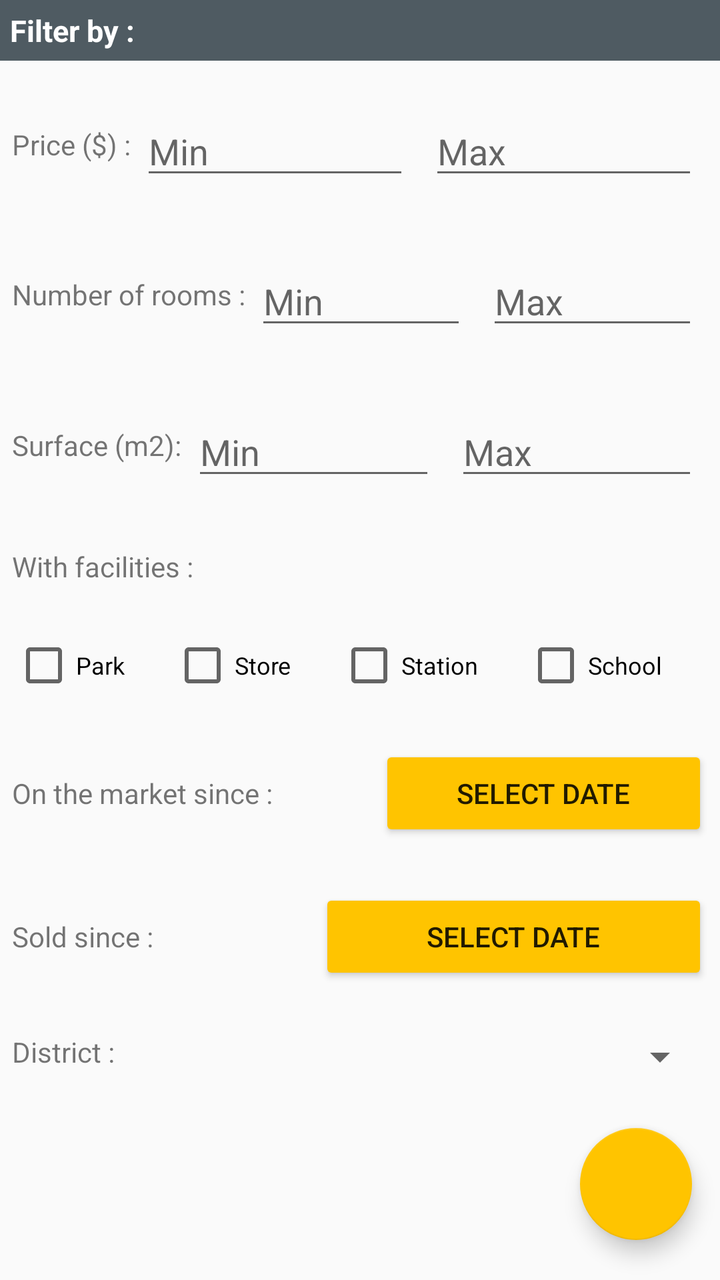
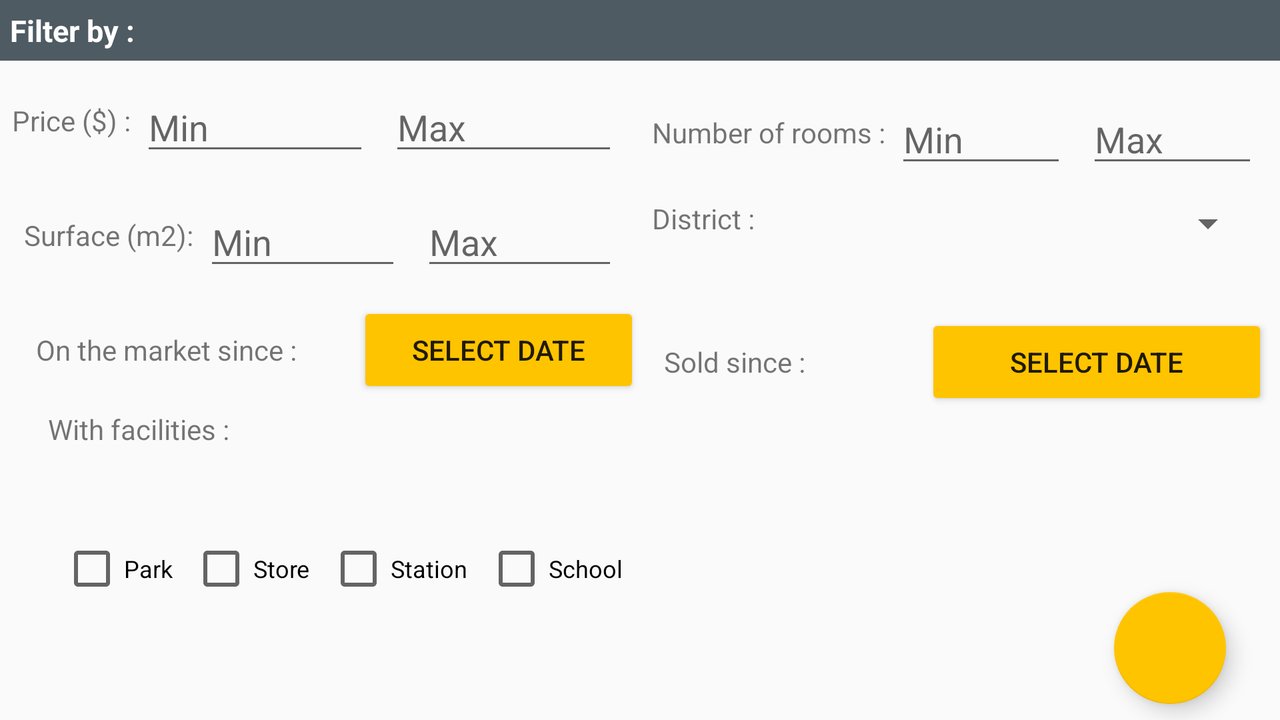

First picture: res/layout/ on a phone held upright. Second picture: the repository's own variant of that layout, on a device whose configuration matches the variant's folder. Source for both follows.
<!-- AndroidManifest.xml: application theme AppTheme -->
<!-- res/layout/fragment_search.xml -->
<?xml version="1.0" encoding="utf-8"?>
<androidx.constraintlayout.widget.ConstraintLayout
    xmlns:android="http://schemas.android.com/apk/res/android"
    xmlns:app="http://schemas.android.com/apk/res-auto"
    xmlns:tools="http://schemas.android.com/tools"
    android:layout_width="match_parent"
    android:layout_height="match_parent"
    tools:context=".UI.Fragment.Search.SearchFragment">

    <TextView
        android:id="@+id/search_property_filter_tv"
        android:layout_width="match_parent"
        android:layout_height="wrap_content"
        android:layout_marginBottom="8dp"
        android:background="@color/primaryLightColor"
        android:padding="@dimen/details_view_padding_text_section"
        android:text="Filter by :"
        android:textColor="@color/primaryTextColor"
        android:textSize="@dimen/details_view_text_section_size"
        android:textStyle="bold"
        app:layout_constraintEnd_toEndOf="parent"
        app:layout_constraintStart_toStartOf="parent"
        app:layout_constraintTop_toTopOf="parent"></TextView>

    <LinearLayout
        android:id="@+id/linear_Layout_price"
        android:layout_width="match_parent"
        android:layout_height="wrap_content"
        android:layout_margin="@dimen/search_margin_between_linear_layout"
        android:orientation="horizontal"
        app:layout_constraintBottom_toTopOf="@+id/linear_layout_nbr_of_room"
        app:layout_constraintEnd_toEndOf="parent"
        app:layout_constraintStart_toStartOf="parent"
        app:layout_constraintTop_toBottomOf="@id/search_property_filter_tv">

        <TextView
            android:id="@+id/search_property_price_between_tv"
            android:layout_width="wrap_content"
            android:layout_height="wrap_content"
            android:text="Price ($) :"></TextView>

        <EditText
            android:id="@+id/search_property_price_min_values_et"
            android:layout_width="wrap_content"
            android:layout_height="wrap_content"
            android:layout_margin="5dp"
            android:layout_weight="1"
            android:ems="10"
            android:maxEms="10"
            android:hint="Min"
            android:inputType="number"></EditText>

        <EditText
            android:id="@+id/search_property_price_max_values_et"
            android:layout_width="wrap_content"
            android:layout_height="wrap_content"
            android:layout_margin="5dp"
            android:layout_weight="1"
            android:ems="10"
            android:maxEms="10"
            android:hint="Max"
            android:inputType="number"></EditText>
    </LinearLayout>


    <LinearLayout
        android:id="@+id/linear_layout_nbr_of_room"
        android:layout_width="match_parent"
        android:layout_height="wrap_content"
        android:orientation="horizontal"
        android:layout_margin="@dimen/search_margin_between_linear_layout"
        app:layout_constraintStart_toStartOf="parent"
        app:layout_constraintEnd_toEndOf="parent"
        app:layout_constraintBottom_toTopOf="@id/linear_Layout_surface"
        app:layout_constraintTop_toBottomOf="@id/linear_Layout_price">
        <TextView
            android:id="@+id/search_property_nbr_of_room_between_tv"
            android:layout_width="wrap_content"
            android:layout_height="wrap_content"
            android:text="Number of rooms :"></TextView>
        <EditText
            android:id="@+id/search_property_room_nbr_min_values_et"
            android:layout_width="wrap_content"
            android:layout_height="wrap_content"
            android:layout_weight="1"
            android:layout_margin="5dp"
            android:ems="10"
            android:maxEms="10"
            android:hint="Min"
            android:inputType="number"></EditText>
        <EditText
            android:id="@+id/search_property_room_nbr_max_values_et"
            android:layout_width="wrap_content"
            android:layout_height="wrap_content"
            android:layout_weight="1"
            android:layout_margin="5dp"
            android:ems="10"
            android:maxEms="10"
            android:hint="Max"
            android:inputType="number"></EditText>
    </LinearLayout>


    <LinearLayout
        android:id="@+id/linear_Layout_surface"
        android:layout_width="match_parent"
        android:layout_height="wrap_content"
        android:orientation="horizontal"
        android:layout_margin="@dimen/search_margin_between_linear_layout"
        app:layout_constraintStart_toStartOf="parent"
        app:layout_constraintEnd_toEndOf="parent"
        app:layout_constraintBottom_toTopOf="@id/search_property_facilities_tv"
        app:layout_constraintTop_toBottomOf="@id/linear_layout_nbr_of_room">
        <TextView
            android:id="@+id/search_property_surface_between_tv"
            android:layout_width="wrap_content"
            android:layout_height="wrap_content"
            android:text="Surface (m2):"></TextView>

        <EditText
            android:id="@+id/search_property_surface_min_values_et"
            android:layout_width="wrap_content"
            android:layout_height="wrap_content"
            android:layout_weight="1"
            android:layout_margin="5dp"
            android:ems="10"
            android:maxEms="10"
            android:hint="Min"
            android:inputType="number"></EditText>

        <EditText
            android:id="@+id/search_property_surface_max_values_et"
            android:layout_width="wrap_content"
            android:layout_height="wrap_content"
            android:layout_weight="1"
            android:layout_margin="5dp"
            android:ems="10"
            android:maxEms="10"
            android:hint="Max"
            android:inputType="number"></EditText>
    </LinearLayout>


    <TextView
        android:id="@+id/search_property_facilities_tv"
        android:layout_width="match_parent"
        android:layout_height="wrap_content"
        android:layout_margin="@dimen/search_margin_between_linear_layout"
        android:text="With facilities :"
        app:layout_constraintEnd_toEndOf="parent"
        app:layout_constraintStart_toStartOf="parent"
        app:layout_constraintBottom_toTopOf="@id/linear_layout_checkbox"
        app:layout_constraintTop_toBottomOf="@id/linear_Layout_surface" />

    <LinearLayout
        android:id="@+id/linear_layout_checkbox"
        android:layout_width="match_parent"
        android:layout_height="wrap_content"
        android:orientation="horizontal"
        android:gravity="center"
        android:layout_margin="@dimen/search_margin_between_linear_layout"
        app:layout_constraintStart_toStartOf="parent"
        app:layout_constraintEnd_toEndOf="parent"
        app:layout_constraintBottom_toTopOf="@id/linear_Layout_entry_date"
        app:layout_constraintTop_toBottomOf="@id/search_property_facilities_tv">
        <CheckBox
            android:id="@+id/checkBox_park"
            android:layout_width="wrap_content"
            android:layout_height="wrap_content"
            android:layout_weight="1"
            android:text="Park"
            android:textSize="12sp"></CheckBox>
        <CheckBox
            android:id="@+id/checkBox_store"
            android:layout_width="wrap_content"
            android:layout_height="wrap_content"
            android:layout_weight="1"
            android:text="Store"
            android:textSize="12sp"></CheckBox>
        <CheckBox
            android:id="@+id/checkBox_station"
            android:layout_width="wrap_content"
            android:layout_height="wrap_content"
            android:layout_weight="1"
            android:text="Station"
            android:textSize="12sp"></CheckBox>
        <CheckBox
            android:id="@+id/checkBox_school"
            android:layout_width="wrap_content"
            android:layout_height="wrap_content"
            android:layout_weight="1"
            android:text="School"
            android:textSize="12sp"></CheckBox>
    </LinearLayout>


    <LinearLayout
        android:id="@+id/linear_Layout_entry_date"
        android:layout_width="match_parent"
        android:layout_height="wrap_content"
        android:layout_margin="@dimen/search_margin_between_linear_layout"
        android:gravity="center_horizontal"
        android:orientation="horizontal"
        app:layout_constraintEnd_toEndOf="parent"
        app:layout_constraintStart_toStartOf="parent"
        app:layout_constraintBottom_toTopOf="@id/linear_Layout_sold_date"
        app:layout_constraintTop_toBottomOf="@+id/linear_layout_checkbox">
        <TextView
            android:id="@+id/search_property_entry_date_tv"
            android:layout_width="wrap_content"
            android:layout_height="wrap_content"
            android:layout_weight="1"
            android:text="On the market since :" />
        <Button
            android:id="@+id/search_property_entry_date_min_values_et"
            android:layout_width="wrap_content"
            android:layout_height="wrap_content"
            android:layout_weight="1"
            android:backgroundTint="@color/secondaryColor"
            android:text="Select date"></Button>
    </LinearLayout>


    <LinearLayout
        android:id="@+id/linear_Layout_sold_date"
        android:layout_width="match_parent"
        android:layout_height="wrap_content"
        android:layout_margin="@dimen/search_margin_between_linear_layout"
        android:gravity="center_horizontal"
        android:orientation="horizontal"
        app:layout_constraintEnd_toEndOf="parent"
        app:layout_constraintStart_toStartOf="parent"
        app:layout_constraintTop_toBottomOf="@+id/linear_Layout_entry_date"
        app:layout_constraintBottom_toTopOf="@id/linearLayout2">
        <TextView
            android:id="@+id/search_property_sold_date_tv"
            android:layout_width="wrap_content"
            android:layout_height="wrap_content"
            android:layout_weight="1"
            android:text="Sold since :" />
        <Button
            android:id="@+id/search_property_sold_date_min_values_et"
            android:layout_width="wrap_content"
            android:layout_height="wrap_content"
            android:layout_weight="1"
            android:backgroundTint="@color/secondaryColor"
            android:text="Select date"></Button>
    </LinearLayout>


    <LinearLayout
        android:id="@+id/linearLayout2"
        android:layout_width="match_parent"
        android:layout_height="wrap_content"
        android:layout_margin="@dimen/search_margin_between_linear_layout"
        android:gravity="center_horizontal"
        android:orientation="horizontal"
        app:layout_constraintEnd_toEndOf="parent"
        app:layout_constraintStart_toStartOf="parent"
        app:layout_constraintTop_toBottomOf="@+id/linear_Layout_sold_date"
        app:layout_constraintBottom_toTopOf="@id/search_property_action_btn">
        <TextView
            android:id="@+id/search_property_district_tv"
            android:layout_width="wrap_content"
            android:layout_height="wrap_content"
            android:layout_weight="1"
            android:text="District :" />
        <Spinner
            android:id="@+id/search_property_district_sp"
            android:layout_width="wrap_content"
            android:layout_height="wrap_content"
            android:layout_weight="1"
            android:gravity="center"></Spinner>
    </LinearLayout>


    <com.google.android.material.floatingactionbutton.FloatingActionButton
        android:id="@+id/search_property_action_btn"
        android:layout_width="wrap_content"
        android:layout_height="wrap_content"
        android:layout_marginTop="@dimen/search_margin_between_linear_layout"
        android:layout_marginBottom="8dp"
        android:src="@drawable/ic_search_white_24dp"
        android:tint="@android:color/black"
        app:layout_constraintBottom_toBottomOf="parent"
        app:layout_constraintEnd_toEndOf="parent"
        app:layout_constraintHorizontal_bias="0.954"
        app:layout_constraintStart_toStartOf="parent"
        app:layout_constraintTop_toBottomOf="@+id/linearLayout2"
        app:layout_constraintVertical_bias="1.0"></com.google.android.material.floatingactionbutton.FloatingActionButton>

</androidx.constraintlayout.widget.ConstraintLayout>
<!-- resources referenced by this layout -->
<resources>
  <color name="primaryLightColor">#4f5b62</color>
  <color name="primaryTextColor">#ffffff</color>
  <color name="secondaryColor">#ffc400</color>
  <!-- from res/values-xxhdpi/ -->
  <dimen name="details_view_padding_text_section">5dp</dimen>
  <!-- from res/values-xxhdpi/ -->
  <dimen name="details_view_text_section_size">15sp</dimen>
  <!-- from res/values-xxhdpi/ -->
  <dimen name="search_margin_between_linear_layout">6dp</dimen>
  <style name="AppTheme" parent="Theme.AppCompat.Light.NoActionBar">
          
          <item name="colorPrimary">@color/primaryColor</item>
          <item name="colorPrimaryDark">@color/primaryDarkColor</item>
          <item name="colorAccent">@color/secondaryColor</item>
      </style>
  <color name="primaryColor">#263238</color>
  <color name="primaryDarkColor">#000a12</color>
</resources>
<!-- res/layout-land/fragment_search.xml (the repository's variant of the layout above) -->
<!-- drawn on the phone turned sideways -->
<?xml version="1.0" encoding="utf-8"?>
<androidx.constraintlayout.widget.ConstraintLayout
    xmlns:android="http://schemas.android.com/apk/res/android"
    xmlns:app="http://schemas.android.com/apk/res-auto"
    xmlns:tools="http://schemas.android.com/tools"
    android:layout_width="match_parent"
    android:layout_height="match_parent"
    tools:context=".UI.Fragment.Search.SearchFragment">

    <TextView
        android:id="@+id/search_property_filter_tv"
        android:layout_width="match_parent"
        android:layout_height="wrap_content"
        android:layout_marginBottom="8dp"
        android:background="@color/primaryLightColor"
        android:padding="@dimen/details_view_padding_text_section"
        android:text="Filter by :"
        android:textColor="@color/primaryTextColor"
        android:textSize="@dimen/details_view_text_section_size"
        android:textStyle="bold"
        app:layout_constraintEnd_toEndOf="parent"
        app:layout_constraintStart_toStartOf="parent"
        app:layout_constraintTop_toTopOf="parent"
        app:layout_constraintBottom_toTopOf="@id/linear_Layout_price"></TextView>


    <LinearLayout
        android:id="@+id/linear_Layout_price"
        android:layout_width="0dp"
        android:layout_height="wrap_content"
        android:layout_margin="@dimen/search_margin_between_linear_layout"
        android:orientation="horizontal"
        tools:layout_editor_absoluteX="0dp"
        tools:layout_editor_absoluteY="20dp"
        app:layout_constraintStart_toStartOf="parent"
        app:layout_constraintEnd_toStartOf="@id/linear_layout_nbr_of_room"
        app:layout_constraintTop_toBottomOf="@id/search_property_filter_tv">

        <TextView
            android:id="@+id/search_property_price_between_tv"
            android:layout_width="wrap_content"
            android:layout_height="wrap_content"
            android:text="Price ($) :"></TextView>

        <EditText
            android:id="@+id/search_property_price_min_values_et"
            android:layout_width="wrap_content"
            android:layout_height="wrap_content"
            android:layout_margin="5dp"
            android:layout_weight="1"
            android:ems="10"
            android:hint="Min"
            android:inputType="number"
            android:maxEms="10"></EditText>

        <EditText
            android:id="@+id/search_property_price_max_values_et"
            android:layout_width="wrap_content"
            android:layout_height="wrap_content"
            android:layout_margin="5dp"
            android:layout_weight="1"
            android:ems="10"
            android:hint="Max"
            android:inputType="number"
            android:maxEms="10"></EditText>

    </LinearLayout>


    <TextView
        android:id="@+id/search_property_facilities_tv"
        android:layout_width="290dp"
        android:layout_height="30dp"
        android:layout_margin="@dimen/search_margin_between_linear_layout"
        android:text="With facilities :"
        app:layout_constraintStart_toStartOf="@+id/linear_Layout_entry_date"
        app:layout_constraintTop_toBottomOf="@+id/linear_Layout_entry_date" />

    <LinearLayout
        android:id="@+id/linear_layout_nbr_of_room"
        android:layout_width="0dp"
        android:layout_height="wrap_content"
        android:layout_margin="@dimen/search_margin_between_linear_layout"
        android:orientation="horizontal"
        app:layout_constraintEnd_toEndOf="parent"
        app:layout_constraintStart_toEndOf="@id/linear_Layout_price"
        app:layout_constraintTop_toTopOf="@+id/linear_Layout_price">

        <TextView
            android:id="@+id/search_property_nbr_of_room_between_tv"
            android:layout_width="wrap_content"
            android:layout_height="wrap_content"
            android:text="Number of rooms :"></TextView>

        <EditText
            android:id="@+id/search_property_room_nbr_min_values_et"
            android:layout_width="wrap_content"
            android:layout_height="wrap_content"
            android:layout_margin="5dp"
            android:layout_weight="1"
            android:ems="10"
            android:hint="Min"
            android:inputType="number"
            android:maxEms="10"></EditText>

        <EditText
            android:id="@+id/search_property_room_nbr_max_values_et"
            android:layout_width="wrap_content"
            android:layout_height="wrap_content"
            android:layout_margin="5dp"
            android:layout_weight="1"
            android:ems="10"
            android:hint="Max"
            android:inputType="number"
            android:maxEms="10"></EditText>
    </LinearLayout>


    <LinearLayout
        android:id="@+id/linear_layout_checkbox"
        android:layout_width="290dp"
        android:layout_height="87dp"
        android:layout_margin="@dimen/search_margin_between_linear_layout"
        android:gravity="center"
        android:orientation="horizontal"
        app:layout_constraintStart_toStartOf="@+id/search_property_facilities_tv"
        app:layout_constraintTop_toBottomOf="@+id/search_property_facilities_tv">

        <CheckBox
            android:id="@+id/checkBox_park"
            android:layout_width="wrap_content"
            android:layout_height="wrap_content"
            android:layout_weight="1"
            android:text="Park"
            android:textSize="12sp"></CheckBox>

        <CheckBox
            android:id="@+id/checkBox_store"
            android:layout_width="wrap_content"
            android:layout_height="wrap_content"
            android:layout_weight="1"
            android:text="Store"
            android:textSize="12sp"></CheckBox>

        <CheckBox
            android:id="@+id/checkBox_station"
            android:layout_width="wrap_content"
            android:layout_height="wrap_content"
            android:layout_weight="1"
            android:text="Station"
            android:textSize="12sp"></CheckBox>

        <CheckBox
            android:id="@+id/checkBox_school"
            android:layout_width="wrap_content"
            android:layout_height="wrap_content"
            android:layout_weight="1"
            android:text="School"
            android:textSize="12sp"></CheckBox>

    </LinearLayout>


    <LinearLayout
        android:id="@+id/linear_Layout_entry_date"
        android:layout_width="0dp"
        android:layout_height="wrap_content"
        android:layout_margin="@dimen/search_margin_between_linear_layout"
        android:gravity="center_horizontal"
        android:orientation="horizontal"
        app:layout_constraintEnd_toStartOf="@+id/linear_Layout_sold_date"
        app:layout_constraintStart_toStartOf="@+id/linear_Layout_surface"
        app:layout_constraintTop_toBottomOf="@+id/linear_Layout_surface">

        <TextView
            android:id="@+id/search_property_entry_date_tv"
            android:layout_width="wrap_content"
            android:layout_height="wrap_content"
            android:layout_weight="1"
            android:text="On the market since :" />

        <Button
            android:id="@+id/search_property_entry_date_min_values_et"
            android:layout_width="wrap_content"
            android:layout_height="wrap_content"
            android:layout_weight="1"
            android:backgroundTint="@color/secondaryColor"
            android:text="Select date"></Button>
    </LinearLayout>

    <LinearLayout
        android:id="@+id/linear_Layout_sold_date"
        android:layout_width="0dp"
        android:layout_height="wrap_content"
        android:layout_margin="@dimen/search_margin_between_linear_layout"
        android:gravity="center_horizontal"
        android:orientation="horizontal"
        app:layout_constraintEnd_toEndOf="parent"
        app:layout_constraintStart_toEndOf="@id/linear_Layout_entry_date"
        app:layout_constraintTop_toTopOf="@+id/linear_Layout_entry_date">

        <TextView
            android:id="@+id/search_property_sold_date_tv"
            android:layout_width="wrap_content"
            android:layout_height="wrap_content"
            android:layout_weight="1"
            android:text="Sold since :" />

        <Button
            android:id="@+id/search_property_sold_date_min_values_et"
            android:layout_width="wrap_content"
            android:layout_height="wrap_content"
            android:layout_weight="1"
            android:backgroundTint="@color/secondaryColor"
            android:text="Select date"></Button>
    </LinearLayout>

    <LinearLayout
        android:id="@+id/linearLayout2"
        android:layout_width="0dp"
        android:layout_height="wrap_content"
        android:layout_margin="@dimen/search_margin_between_linear_layout"
        android:gravity="center_horizontal"
        android:orientation="horizontal"
        app:layout_constraintEnd_toEndOf="@+id/linear_layout_nbr_of_room"
        app:layout_constraintStart_toEndOf="@id/linear_Layout_surface"
        app:layout_constraintTop_toTopOf="@+id/linear_Layout_surface">

        <TextView
            android:id="@+id/search_property_district_tv"
            android:layout_width="wrap_content"
            android:layout_height="wrap_content"
            android:layout_weight="1"
            android:text="District :" />

        <Spinner
            android:id="@+id/search_property_district_sp"
            android:layout_width="wrap_content"
            android:layout_height="wrap_content"
            android:layout_weight="1"
            android:gravity="center"></Spinner>
    </LinearLayout>

    <com.google.android.material.floatingactionbutton.FloatingActionButton
        android:id="@+id/search_property_action_btn"
        android:layout_width="wrap_content"
        android:layout_height="wrap_content"
        android:layout_marginTop="@dimen/search_margin_between_linear_layout"
        android:layout_marginBottom="8dp"
        android:src="@drawable/ic_search_white_24dp"
        android:tint="@android:color/black"
        app:layout_constraintBottom_toBottomOf="parent"
        app:layout_constraintEnd_toEndOf="parent"
        app:layout_constraintHorizontal_bias="0.954"
        app:layout_constraintStart_toStartOf="parent"
        app:layout_constraintTop_toBottomOf="@+id/linearLayout2"
        app:layout_constraintVertical_bias="1.0"></com.google.android.material.floatingactionbutton.FloatingActionButton>

    <LinearLayout
        android:id="@+id/linear_Layout_surface"
        android:layout_width="0dp"
        android:layout_height="wrap_content"
        android:layout_margin="@dimen/search_margin_between_linear_layout"
        android:orientation="horizontal"
        app:layout_constraintEnd_toStartOf="@id/linearLayout2"
        app:layout_constraintStart_toStartOf="@+id/linear_Layout_price"
        app:layout_constraintTop_toBottomOf="@+id/linear_Layout_price">

        <TextView
            android:id="@+id/search_property_surface_between_tv"
            android:layout_width="wrap_content"
            android:layout_height="wrap_content"
            android:text="Surface (m2):"></TextView>

        <EditText
            android:id="@+id/search_property_surface_min_values_et"
            android:layout_width="wrap_content"
            android:layout_height="wrap_content"
            android:layout_margin="5dp"
            android:layout_weight="1"
            android:ems="10"
            android:hint="Min"
            android:inputType="number"
            android:maxEms="10"></EditText>

        <EditText
            android:id="@+id/search_property_surface_max_values_et"
            android:layout_width="wrap_content"
            android:layout_height="wrap_content"
            android:layout_margin="5dp"
            android:layout_weight="1"
            android:ems="10"
            android:hint="Max"
            android:inputType="number"
            android:maxEms="10"></EditText>
    </LinearLayout>

</androidx.constraintlayout.widget.ConstraintLayout>
